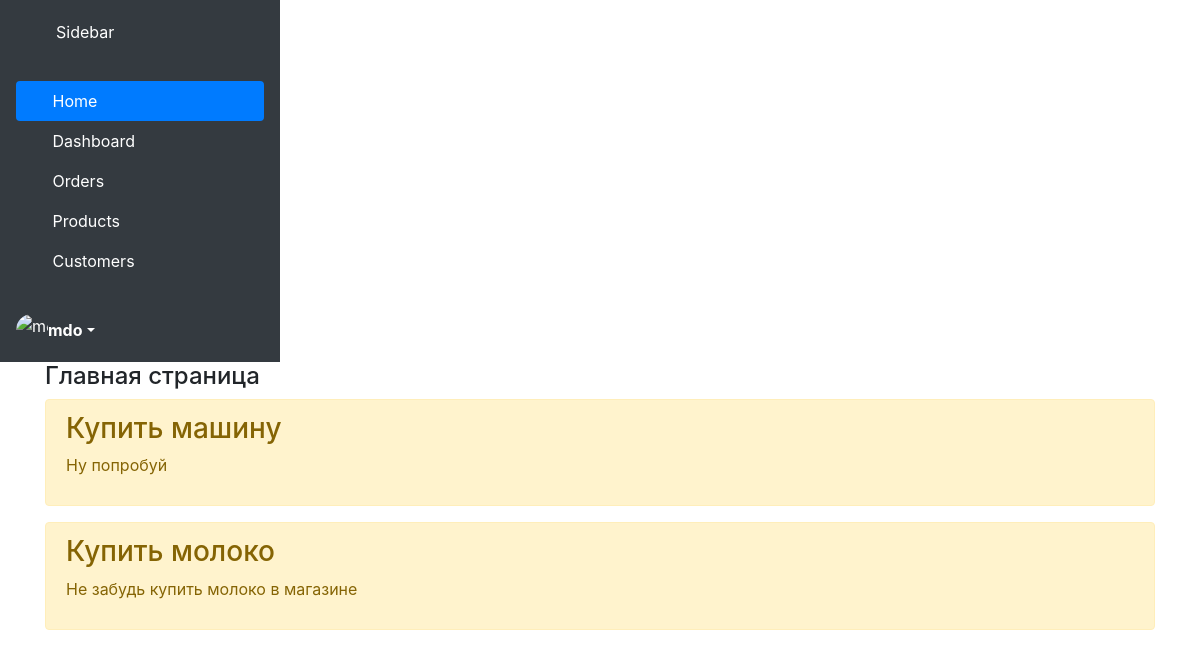
Before: / with the older database file.
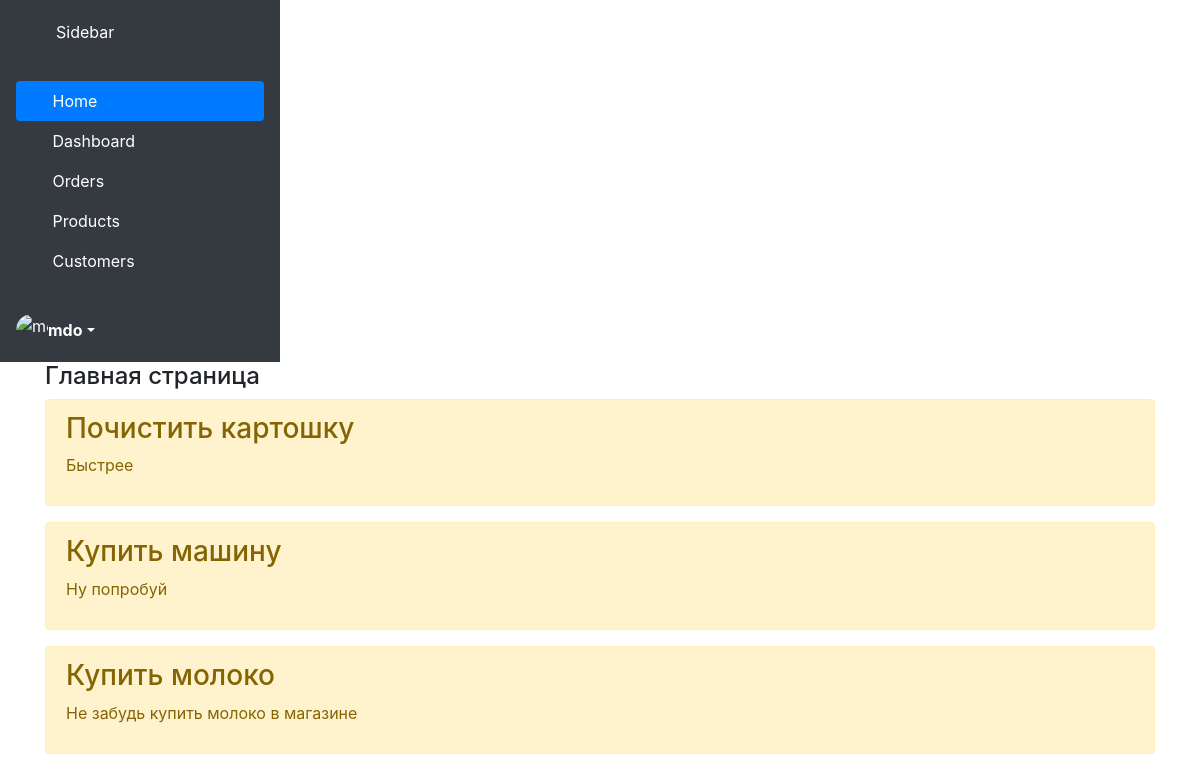
After: the same page with the newer database file.
### main/models.py (models this page shows, shortened)
class Task(models.Model):
    title = models.CharField('Название', max_length=50)
    task = models.TextField('Описание')
    class Meta:
        verbose_name = 'Задача'
        verbose_name_plural = 'Задачи'

### main/views.py (the view)
# urls.py: path('', views.index, name='home'),
def index(request):
    tasks = Task.objects.order_by('-id')
    return render(request, 'main/index.html', {'title':'Главная страница сайта', 'tasks': tasks})

### main/templates/main/index.html (shortened to what this page needs)
{% extends 'main/base.html' %}
{% block content %}
  <h4>Главная страница</h4>
  {% if tasks %}
    {% for el in tasks %}
      <div class="alert alert-warning mt-2">
        <h3>{{ el.title }}</h3>
        <p>{{ el.task }}</p>
      </div>
    {% endfor %}
  {% else %}
    <h3>Отсутсвтуют записи</h3>
  {% endif %}
{% endblock %}

### main/templates/main/base.html (shortened to what this page needs)
<!DOCTYPE html>
<html lang="ru">
<head>
    <link rel="stylesheet" href="https://stackpath.bootstrapcdn.com/bootstrap/4.5.2/css/bootstrap.min.css">
</head>
<body>
<div class="d-flex flex-column p-3 text-white bg-dark" style="width: 280px;">
  <a href="/" class="d-flex align-items-center mb-3 mb-md-0 me-md-auto text-white text-decoration-none">
    <svg class="bi me-2" width="40" height="32"><use xlink:href="#bootstrap"></use></svg>
    <span class="fs-4">Sidebar</span>
  </a>
  <ul class="nav nav-pills flex-column mb-auto">
    <li class="nav-item">
      <a href="#" class="nav-link active">
        <svg class="bi me-2" width="16" height="16"><use xlink:href="#home"></use></svg>
        Home
      </a>
    </li>
    <li>
      <a href="#" class="nav-link text-white">
        <svg class="bi me-2" width="16" height="16"><use xlink:href="#speedometer2"></use></svg>
        Dashboard
      </a>
    </li>
    <li>
      <a href="#" class="nav-link text-white">
        <svg class="bi me-2" width="16" height="16"><use xlink:href="#table"></use></svg>
        Orders
      </a>
    </li>
    <li>
      <a href="#" class="nav-link text-white">
        <svg class="bi me-2" width="16" height="16"><use xlink:href="#grid"></use></svg>
        Products
      </a>
    </li>
    <li>
      <a href="#" class="nav-link text-white">
        <svg class="bi me-2" width="16" height="16"><use xlink:href="#people-circle"></use></svg>
        Customers
      </a>
    </li>
  </ul>
  <div class="dropdown">
    <a href="#" class="d-flex align-items-center text-white text-decoration-none dropdown-toggle" id="dropdownUser1" data-bs-toggle="dropdown" aria-expanded="false">
      <img src="https://github.com/mdo.png" alt="mdo" width="32" height="32" class="rounded-circle me-2">
      <strong>mdo</strong>
    </a>
  </div>
</div>
<div class="container">
    {% block content %}{% endblock %}
</div>
</body>
</html>

Changed rows visible on the page:
added Task: title "Почистить картошку", task "Быстрее"
